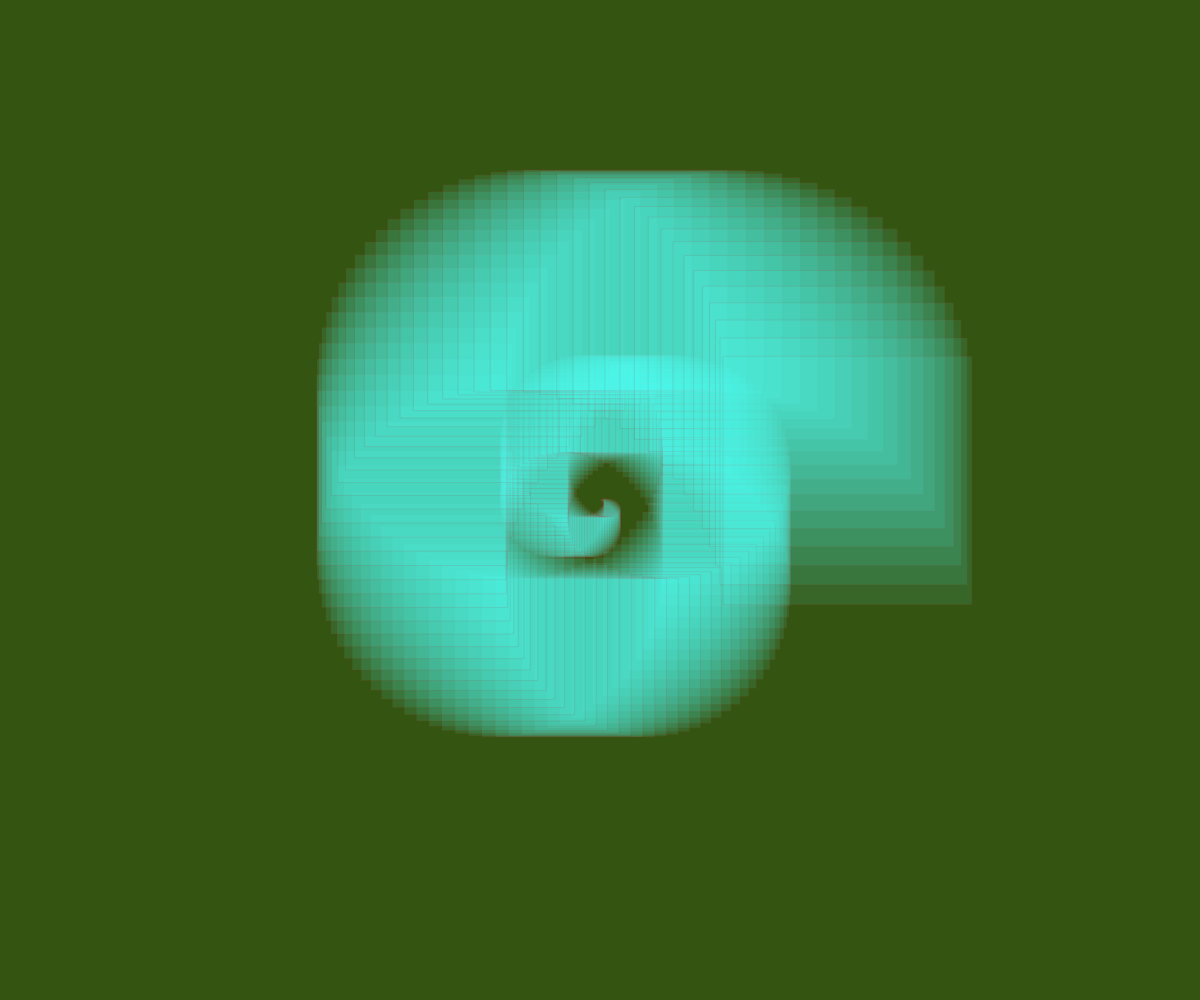
Frame 1 (no input)
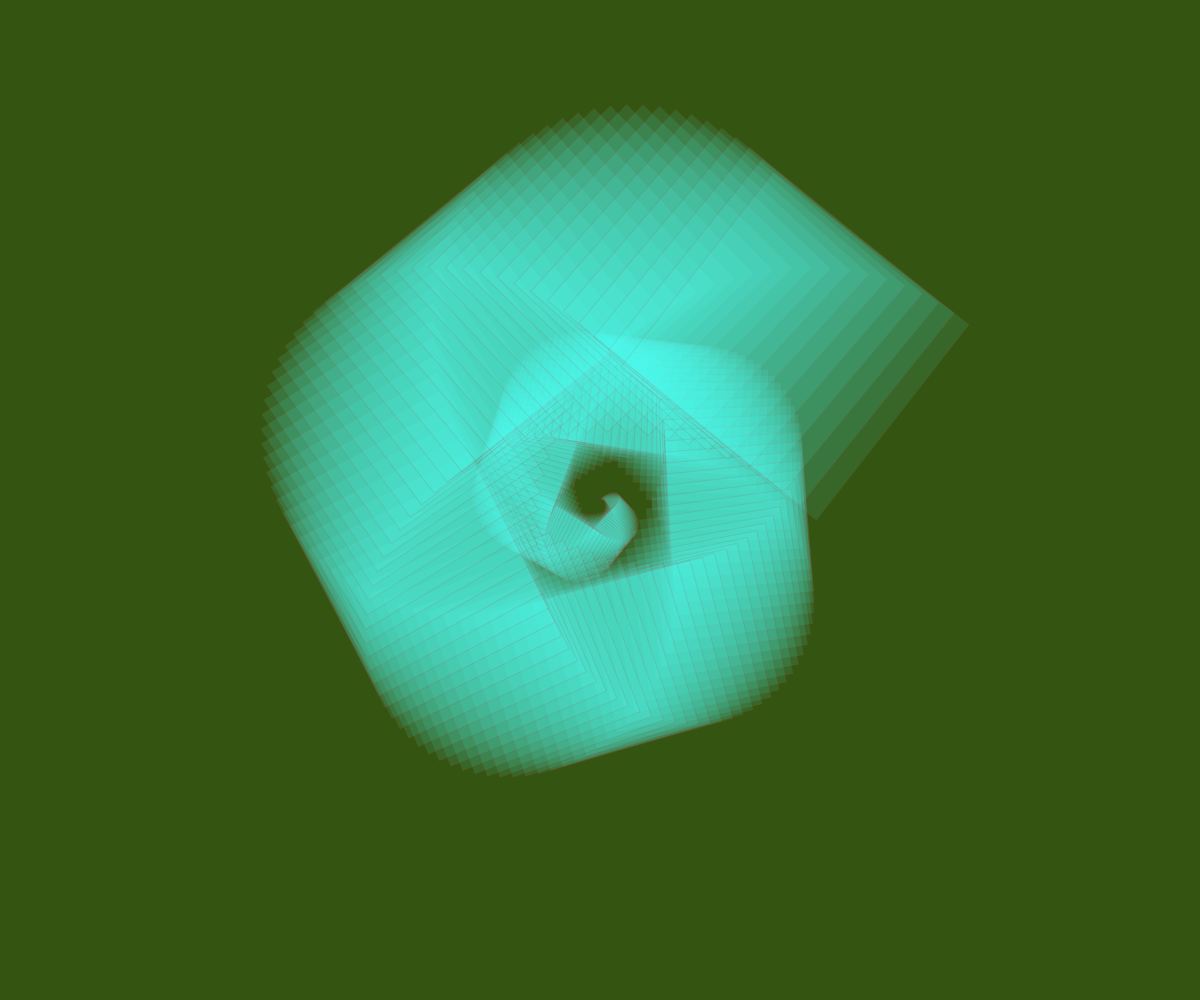
Frame 60 (no input)
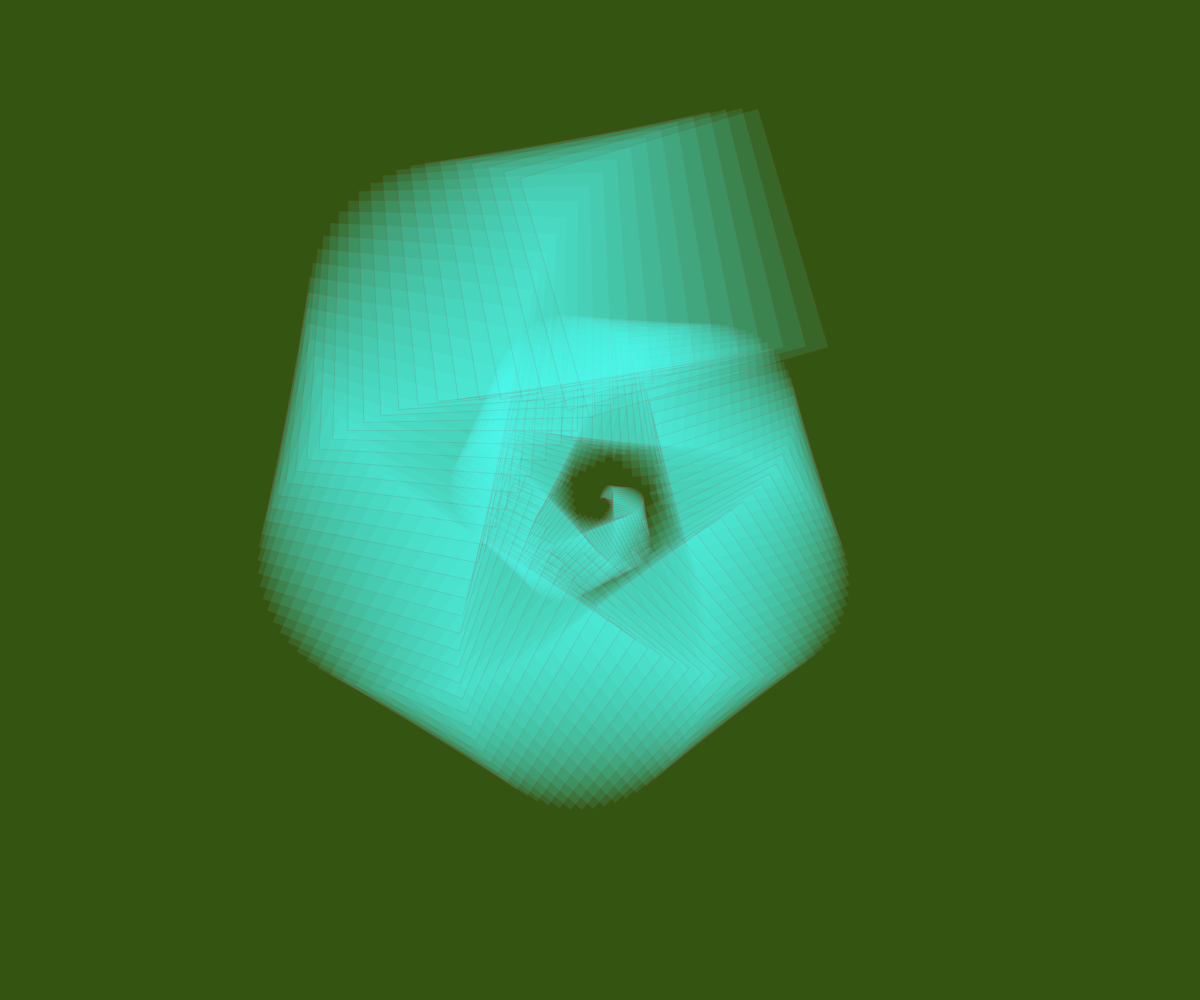
Frame 120 (the mouse pressed at the canvas centre since frame 60)

The p5.js sketch that drew these frames (run headless with seeded random() and noise() and a simulated clock; from frame 60 on, the mouse is pressed at the canvas centre):

// p5.js sketch
// ── sketch.js
"use strict";

function _classCallCheck(instance, Constructor) { if (!(instance instanceof Constructor)) { throw new TypeError("Cannot call a class as a function"); } }

// $color1: rgba(220, 255, 253, 1);
// $color2: rgba(82, 255, 238, 1);
// $color3: rgba(79, 180, 119, 1);
// $color4: rgba(63, 102, 52, 1);
// $color5: rgba(52, 85, 17, 1);
// color6: rgba(190,20,20,1);

// const bgCol = [220, 255, 253];
var bgCol = [52, 85, 17];
var strokeCol = [190, 20, 20];
var fillCol = [82, 255, 238];

var bigR = 250;
var rotation = 0;
var rotationInc = 0.01;
var iterations = 160;
var decoObjects = [];
var radVariationFactorMax = 1.61;
var radVariationFactorMin = 1 / 1.61;
var radVariationInc = 0.01;
var radVariationFactor = 1.61;
var radVariationDirection = 1;

function setup() {
	createCanvas(windowWidth, windowHeight);
	colorMode(RGB, 255, 255, 255, 1);
	rectMode(CENTER);
	smooth();

	buildDeco();
	background(bgCol);
}

function draw() {

	background(bgCol);

	translate(width / 2, height / 2);

	// --- Draw along big circle

	rotate(rotation);

	stroke.apply(undefined, strokeCol.concat([0.1]));
	// noFill();
	fill.apply(undefined, fillCol.concat([0.1]));

	decoObjects.forEach(function (obj, index) {
		push();
		translate(obj.x, obj.y);
		rotate(rotation * 1.61 * index / decoObjects.length * 2);
		rect(0, 0, obj.width * radVariationFactor, obj.height * radVariationFactor);
		pop();
	});

	// radVariationFactor += radVariationDirection*radVariationInc;
	// if (radVariationFactor >= radVariationFactorMax) {
	// 	radVariationDirection = -1;
	// } else if (radVariationFactor <= radVariationFactorMin) {
	// 	radVariationDirection = 1;
	// }
	rotation -= rotationInc;
}

function buildDeco() {
	var step = TWO_PI / (iterations / 2);
	for (var i = 0; i < iterations; i++) {
		var vx = cos(i * step);
		var vy = sin(i * step);
		var dist = bigR * i / iterations;
		var rad = bigR / 1.61 * i / iterations;
		var obj = new DecoObject(vx * dist, vy * dist, rad, rad, 1);
		decoObjects.push(obj);
	}
}

var DecoObject = function DecoObject(x, y, w, h, op) {
	_classCallCheck(this, DecoObject);

	this.x = x;
	this.y = y;
	this.width = w;
	this.height = h;
	this.opacity = op;
};

function windowResized() {
	createCanvas(windowWidth, windowHeight);
	decoObjects = [];
	buildDeco();
}
